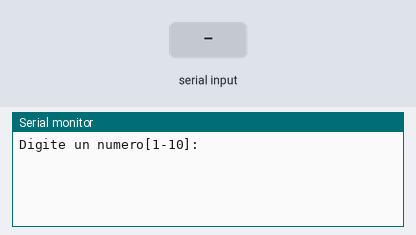
A program run on a simulated ESP32. On the bench: the last lines printed to the serial monitor. The test bench sets the inputs (shaded band).

Above: at 1.2 s.
1.3 s: "5\n" received over Serial
At 2.2 s:
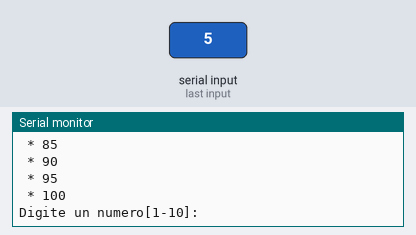
2.8 s: "90,45\n" received over Serial
At 5.2 s:
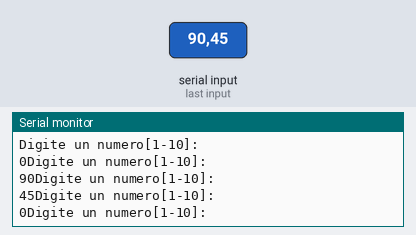
Timing chart, 0 to 6.7 s (numbered marks = the images above; inputs shaded):
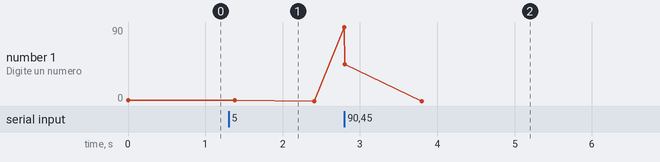

The program:

main.cpp
```cpp
/*1. Realice un programa que solicite de la entrada estándar un entero del 1 al
10 y muestre en la salida estándar su tabla de multiplicar.

#include<iostream>
#include<conio.h>
using namespace std;

int main(){
	int numero;


	do{
		cout<<"Digite un numero[1-10]: "; cin>>numero;
	}while((numero<1) || (numero>10));


	for(int i=1;i<=20;i++){
		cout<<numero<<" * "<<i<<" = "<<numero*i<<endl;
	}

	getch();
	return 0;
}

*/

#include <Arduino.h>

int numero;

void setup()
{
  	Serial.begin(9600);
}

void loop()
{

	do{
		Serial.println("Digite un numero[1-10]:  "); while(!Serial.available()){} numero = Serial.parseInt();
		Serial.print(String(numero));

	}while((numero<1) || (numero>10));


	for(int i=1;i<=20;i++){
		Serial.println(" * " + String(numero*i));
	}


}
```

Measured:
- after the input at 1.3 s, the serial monitor: prints a new line at once (image 1)
- after the input at 2.8 s, the serial monitor: prints a new line at once (image 2)
- plotted number 1: 1 → 0 after the input at 1.3 s
